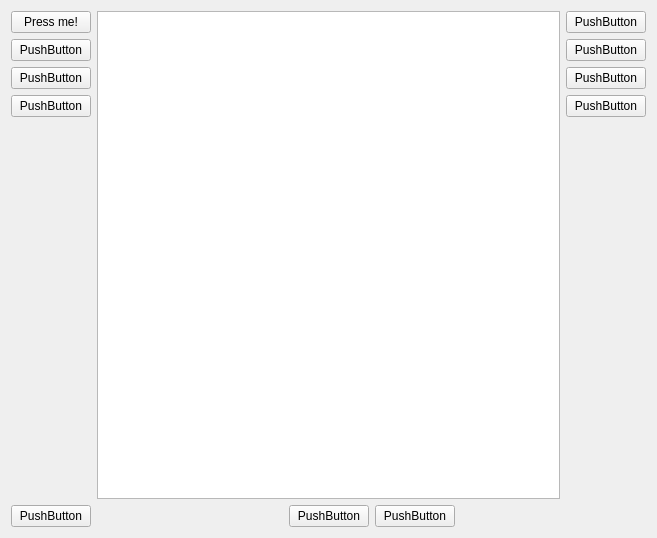
<?xml version="1.0" encoding="UTF-8"?>
<ui version="4.0">
 <class>Form</class>
 <widget class="QWidget" name="Form">
  <property name="geometry">
   <rect>
    <x>0</x>
    <y>0</y>
    <width>657</width>
    <height>538</height>
   </rect>
  </property>
  <property name="windowTitle">
   <string>Form</string>
  </property>
  <layout class="QVBoxLayout" name="verticalLayout_4">
   <item>
    <layout class="QVBoxLayout" name="verticalLayout_3">
     <item>
      <layout class="QHBoxLayout" name="horizontalLayout_2">
       <item>
        <layout class="QVBoxLayout" name="verticalLayout">
         <item>
          <widget class="QPushButton" name="press_me_button">
           <property name="text">
            <string>Press me!</string>
           </property>
          </widget>
         </item>
         <item>
          <widget class="QPushButton" name="pushButton_2">
           <property name="text">
            <string>PushButton</string>
           </property>
          </widget>
         </item>
         <item>
          <widget class="QPushButton" name="pushButton_3">
           <property name="text">
            <string>PushButton</string>
           </property>
          </widget>
         </item>
         <item>
          <widget class="QPushButton" name="pushButton_4">
           <property name="text">
            <string>PushButton</string>
           </property>
          </widget>
         </item>
         <item>
          <spacer name="verticalSpacer">
           <property name="orientation">
            <enum>Qt::Vertical</enum>
           </property>
           <property name="sizeHint" stdset="0">
            <size>
             <width>20</width>
             <height>40</height>
            </size>
           </property>
          </spacer>
         </item>
        </layout>
       </item>
       <item>
        <widget class="QTextBrowser" name="textBrowser"/>
       </item>
       <item>
        <layout class="QVBoxLayout" name="verticalLayout_2">
         <item>
          <widget class="QPushButton" name="pushButton_5">
           <property name="text">
            <string>PushButton</string>
           </property>
          </widget>
         </item>
         <item>
          <widget class="QPushButton" name="pushButton_6">
           <property name="text">
            <string>PushButton</string>
           </property>
          </widget>
         </item>
         <item>
          <widget class="QPushButton" name="pushButton_7">
           <property name="text">
            <string>PushButton</string>
           </property>
          </widget>
         </item>
         <item>
          <widget class="QPushButton" name="pushButton_8">
           <property name="text">
            <string>PushButton</string>
           </property>
          </widget>
         </item>
         <item>
          <spacer name="verticalSpacer_2">
           <property name="orientation">
            <enum>Qt::Vertical</enum>
           </property>
           <property name="sizeHint" stdset="0">
            <size>
             <width>20</width>
             <height>40</height>
            </size>
           </property>
          </spacer>
         </item>
        </layout>
       </item>
      </layout>
     </item>
     <item>
      <layout class="QHBoxLayout" name="horizontalLayout">
       <item>
        <widget class="QPushButton" name="pushButton_9">
         <property name="text">
          <string>PushButton</string>
         </property>
        </widget>
       </item>
       <item>
        <spacer name="horizontalSpacer">
         <property name="orientation">
          <enum>Qt::Horizontal</enum>
         </property>
         <property name="sizeHint" stdset="0">
          <size>
           <width>40</width>
           <height>20</height>
          </size>
         </property>
        </spacer>
       </item>
       <item>
        <widget class="QPushButton" name="pushButton_10">
         <property name="text">
          <string>PushButton</string>
         </property>
        </widget>
       </item>
       <item>
        <widget class="QPushButton" name="pushButton_11">
         <property name="text">
          <string>PushButton</string>
         </property>
        </widget>
       </item>
       <item>
        <spacer name="horizontalSpacer_2">
         <property name="orientation">
          <enum>Qt::Horizontal</enum>
         </property>
         <property name="sizeHint" stdset="0">
          <size>
           <width>40</width>
           <height>20</height>
          </size>
         </property>
        </spacer>
       </item>
      </layout>
     </item>
    </layout>
   </item>
  </layout>
 </widget>
 <resources/>
 <connections/>
</ui>
